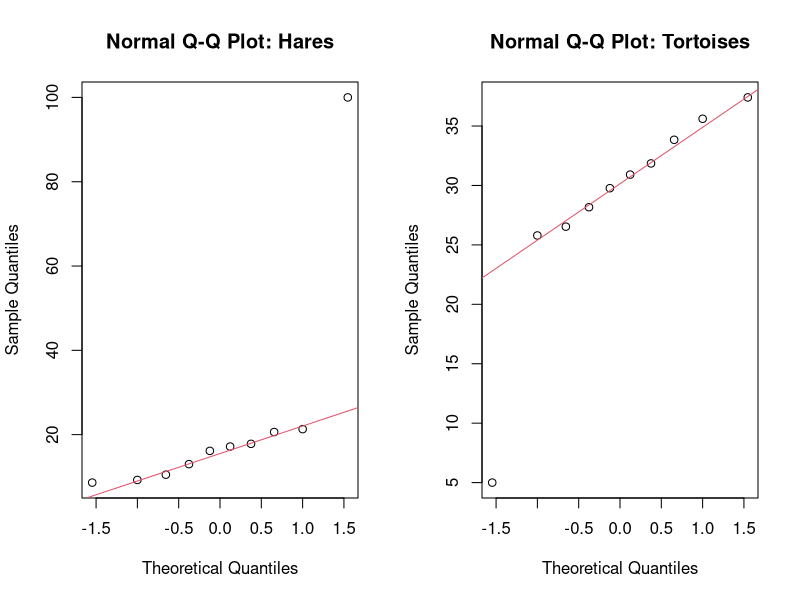
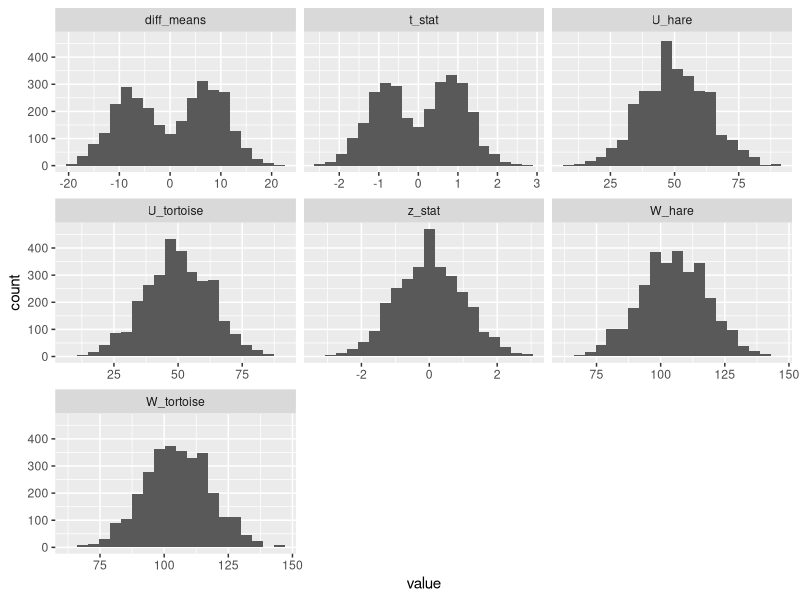
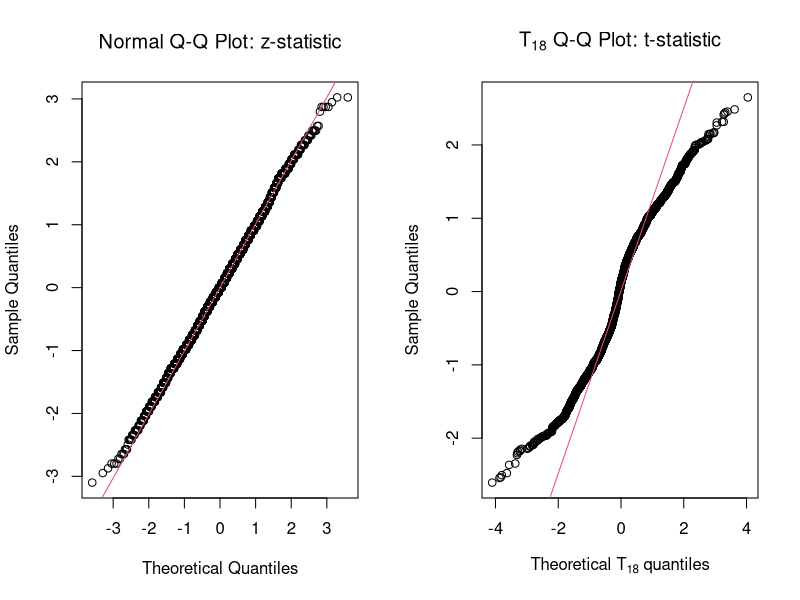

Recreate these plots in R, in order.
## ---- chunk 1
setwd('~/Desktop/MS_Courses/Stats_inf_regression/Simulation_Study/')
t_and_h = read.csv('race.csv', header=TRUE)
diff_means = function(dataframe){
#Args- Dataframe with Hare and Tortoise attributes
#Returns- difference in means between Hare and Tortoise
    return(mean(dataframe$Hare) - mean(dataframe$Tortoise))
}
## ---- chunk 2
var_t_minus_h = function(dataframe){
#Args- Dataframe with Hare and Tortoise attributes
#Returns- variance of difference in means between Hare and Tortoise
  n_rows = nrow(dataframe)
  return((var(dataframe$Hare)*(n_rows-1.0)+var(dataframe$Tortoise)*(n_rows-1.0))/(2.0*n_rows-2.0)*(1.0/n_rows+1.0/n_rows))
}
## ---- chunk 3
t_stat = function(dataframe){
#Args- Dataframe with Hare and Tortoise attributes
#Returns- t statistic for independent sample, pooled variance difference in means between Hare and Tortoise 
  return(diff_means(dataframe)/sqrt(var_t_minus_h(dataframe)))
}
## ---- chunk 4
## Note we're conducting a two-sided test
p_value = function(dataframe){
#Args- Dataframe with Hare and Tortoise attributes
#Returns- p-value for t-test for independent sample, pooled variance difference in means between Hare and Tortoise 
  t_stat_df = t_stat(dataframe)
  n_rows = nrow(dataframe)
  pt(t_stat_df, df=(2*n_rows-2)) + pt(-t_stat_df, df=(2*n_rows-2), lower.tail=FALSE) 
}
## ---- chunk 5
## Note we're conducting a two-sided test
lower = qt(0.025, df=(2*nrow(t_and_h)-2))
upper = qt(0.975, df=(2*nrow(t_and_h)-2))
## ---- chunk 6
par(mfrow=c(1,2))
qqnorm(t_and_h$Hare, main = "Normal Q-Q Plot: Hares")
qqline(t_and_h$Hare, col=2)
qqnorm(t_and_h$Tortoise, main = "Normal Q-Q Plot: Tortoises")
qqline(t_and_h$Tortoise, col=2)
## ---- chunk 7
u_stats = function(pop_1, pop_2){
  U_1 = 0
  U_2 = 0
  for (i in pop_1){
    for (j in pop_2){
      if (i < j){
        U_1 = U_1 + 1
      }
      else if(j < i){
        U_2 = U_2 + 1
      }
    }
  }
  return(c(U_1,U_2))
}

u_stats_h_and_t = function(dataframe){
#Args- Dataframe with Hare and Tortoise attributes
#Returns- U-statistics from Mann-Whitney U-test
  result = u_stats(dataframe$Hare, dataframe$Tortoise)
  return(result)
}
## ---- chunk 8
z_stat = function(dataframe){
#Args- Dataframe with Hare and Tortoise attributes
#Returns- z-statistic for normal approximation of the U-statistic distribution, and p-value for z-statistic
  n_rows = nrow(dataframe)
  sd_u = sqrt(n_rows^2*(2*n_rows+1)/12)
  z_dataframe = (u_stats_h_and_t(dataframe)[1] - 50)/(sd_u)
  p_val_z = pnorm(-z_dataframe, lower.tail=TRUE)+ pnorm(z_dataframe, lower.tail=FALSE)
  return(c(z_dataframe, p_val_z))
}
## ---- chunk 9
wilcox.test(t_and_h$Hare, t_and_h$Tortoise, exact=F, correct=F, alternative=c("two.sided"))
## ---- chunk 10
gen_perm_data = function(num_perm_sets){
  data = list()
  for (i in 1:num_perm_sets){
    data[[i]] = data.frame(matrix(data.matrix(t_and_h)[sample(1:20)], nrow=10, dimnames=list(1:10,c('Hare','Tortoise'))))
  }
  return(data)
}

perm_data = gen_perm_data(3000)
## ---- chunk 11
library(reshape2)
sum_ranks = function(dataframe){
  all_data = melt(dataframe, measure.vars=c('Hare','Tortoise'))
  all_data = transform(all_data, rank = rank(all_data$value))
  W_Hare = sum(all_data[which(all_data$variable == 'Hare'), 'rank'])
  W_Tortoise = sum(all_data[which(all_data$variable == 'Tortoise'), 'rank'])
  return(c(W_Hare, W_Tortoise))
}

sum_stats = function(perm_data){
  sum_stats_results = matrix(0,3000,7)
  colnames(sum_stats_results) = c('diff_means', 't_stat', 'U_hare', 'U_tortoise', 'z_stat', 'W_hare', "W_tortoise")
  for (i in 1:length(perm_data)){
    sum_stats_results[i, 1] = diff_means(perm_data[[i]])
    sum_stats_results[i, 2] = t_stat(perm_data[[i]] )
    U_s = u_stats_h_and_t(perm_data[[i]])
    sum_stats_results[i, 3] = U_s[1]
    sum_stats_results[i, 4] = U_s[2]
    sum_stats_results[i, 5] = z_stat(perm_data[[i]])[1]
    W_s = sum_ranks(perm_data[[i]])
    sum_stats_results[i, 6] = W_s[1]
    sum_stats_results[i, 7] = W_s[2]
  }
  return(data.frame(sum_stats_results))
}

sum_stats_results = sum_stats(perm_data)
## ---- chunk 12
library(ggplot2)
d <- melt(sum_stats_results, measure.vars = c('diff_means', 't_stat', 'U_hare', 'U_tortoise', 'z_stat', 'W_hare', "W_tortoise"))
ggplot(d,aes(x = value)) + facet_wrap(~variable,scales = "free_x") + geom_histogram(bins=20)
## ---- chunk 13
par(mfrow=c(1,2))
qqnorm(sum_stats_results$z_stat, main = "Normal Q-Q Plot: z-statistic", font.main=1)
qqline(sum_stats_results$z_stat, col=2)
qqplot(rt(3000, df = 18), sum_stats_results$t_stat, main = expression('T'[18]*' Q-Q Plot: t-statistic'), xlab=expression('Theoretical T'[18]*' quantiles'), ylab='Sample Quantiles')
qqline(sum_stats_results$t_stat, distribution = function(p) qt(p,df = 18), col=2)
## ---- chunk 14
p_val_calc = function(feature, obs_value){
#Args: feature - stat in sum_stats_result to find p-value for
#      obs_value - observed value of statistic in t_and_h (sample)
#Returns: p-value for stat
  half_p_val = length(sum_stats_results[which(sum_stats_results[,feature] >= obs_value), feature])/3000.0
  if (half_p_val > 0.5){
    half_p_val = length(sum_stats_results[which(sum_stats_results[,feature] <= obs_value), feature])/3000.0
  }
  return(2*half_p_val)
}
